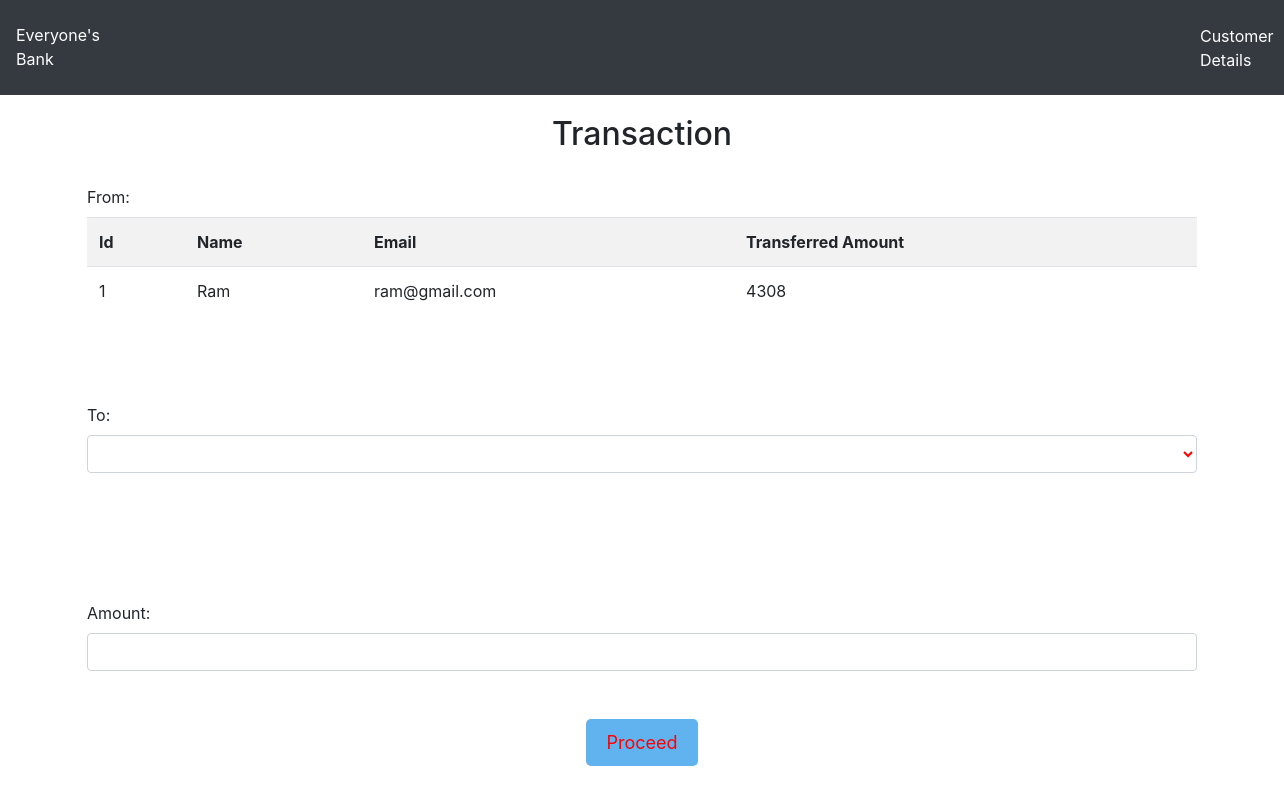
The page /transfer.php?id=1 on the database its author committed.
### tables this page shows
CREATE TABLE `users` (
  `id` int(11) NOT NULL,
  `name` varchar(50) NOT NULL,
  `email` varchar(50) NOT NULL,
  `credits` int(10) NOT NULL
);

### transfer.php (the view, shortened to what this page needs)
<!DOCTYPE html>
<html lang="en">
<head>
    <link rel="stylesheet" href="https://maxcdn.bootstrapcdn.com/bootstrap/4.0.0/css/bootstrap.min.css">
</head>
<body>
  <nav class="navbar navbar-expand-sm bg-dark navbar-dark">
  <p class="logo-text">Everyone's Bank</p>
  <ul class="navbar-nav">
  <li class="list-customer">
  <a class="nav-link1" href="viewusers.php">Customer Details</a>
  </li>
  </ul>
  </nav>
    <div class="container divStyle">
        <h2>Transaction </h2>
            <?php
                include 'config.php';
                $sid=$_GET['id'];
                $sql = "SELECT * FROM  users where id=$sid";
                $query=mysqli_query($conn,$sql);
                $rows=mysqli_fetch_array($query);
            ?>
            <form method="post" name="tcredit" class="tabletext" ><br/>
        <label> From: </label><br/>
        <div>
            <table class="table roundedCorners  tabletext table-hover  table-striped table-condensed"  >
                <tr>
                    <th>Id</th>
                    <th>Name</th>
                    <th>Email</th>
                    <th> Transferred Amount</th>
                </tr>
                <tr>
                    <td><?php echo $rows['id'] ?></td>
                    <td><?php echo $rows['name'] ?></td>
                    <td><?php echo $rows['email'] ?></td>
                    <td><?php echo $rows['credits'] ?></td>
                </tr>
            </table>
        </div>
        <br/><br/><br/>
        <label>To:</label>
        <select class=" form-control"   name="to" style="margin-bottom:5%;" required>
            <option value="" disabled selected> </option>
            <?php
                include 'config.php';
                $sid=$_GET['id'];
                $sql = "SELECT * FROM users where id!=$sid";
                $query=mysqli_query($conn,$sql);
                while($rows = mysqli_fetch_array($query)) {
            ?>
                <option class="table text-center table-striped " value="<?php echo $rows['id'];?>" >
                </option>
            <?php
                }
            ?>
        </select> <br/><br/><br/>
            <label>Amount:</label>
            <input type="number" id="amm" class="form-control" name="amount" min="0" required  />  <br/><br/>
                <div class="text-center btn3" >
            <button class="button" name="submit" type="submit" id="myBtn">Proceed</button>
            </div>
        </form>
    </div>
</body>
</html>

### transfer.php (style rules this page uses)
.logo-text, .nav-link1 { color: white; padding-top: 15px; }
.list-customer { padding-left: 1100px; color:brown; }
.button { background-color: #60B3EE; border: none; color: red; padding: 10px 20px; text-align: center; text-decoration: none; display: inline-block; font-size: 18px; margin: 0px 2px; border-radius: 5px; }
h2 { text-align: center; margin-top: 20px; }
.form-control { color:red; }

### rows shown on the page
users: id "1", name "Ram", email "ram@gmail.com", credits "4308"
